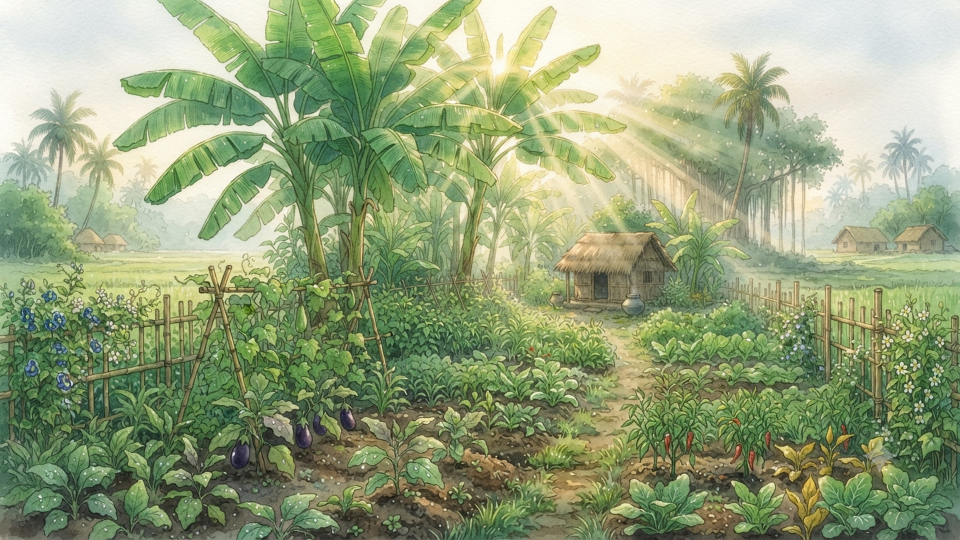
#> input picture 03_Episodes/Episode_05_Tortoise_and_Gentle_Cow/03_Visuals/raw/ep05_bg_banana_grove_cucumber_garden.png, 1920 x 1080 px, found by its file name (shown at 1/2 size); its folder holds only this picture in this run
$ python gemini_preclean.py --dir ../../03_Episodes/Episode_05_Tortoise_and_Gentle_Cow/03_Visuals/raw
#> lines starting #> are read from the running program, lines starting #| are printed output that depends on the picture
#> in main, src is the input picture: PIL image 1920x1080 RGB; mean R, G, B 148.2, 161.7, 123
"""
Pre-clean Gemini-generated images before prepare_episode_plates.py.

Gemini output quirks this fixes (seen on the Episode 6 batch, 2026-11-23):
  1. A small four-point "sparkle" mark near the bottom-right corner -> detected and inpainted.
  2. Painted paper borders / white strips around some plates -> cropped to the painted area.
  3. Cutouts painted on a cream paper panel instead of pure white -> the panel is mapped to #FFFFFF.
  4. A 3x2 props sheet -> sliced into one raw file per prop.

Originals are copied once to  raw_original/  beside raw/ and never touched again; the cleaned files replace
the ones in raw/. Usage:
  py scripts/ghibli_pipeline/gemini_preclean.py --dir remotion_studio/public/images/ghibli_ep06
"""
from __future__ import annotations

import argparse
import shutil
from pathlib import Path

import numpy as np
from PIL import Image
from scipy import ndimage


def remove_sparkle(arr: np.ndarray, vertical: bool = False) -> tuple[np.ndarray, int]:
    """Gemini stamps a small four-point sparkle at a fixed spot near the bottom-right corner
    (centre about 91.2% across, 84.6% down; ~40 px wide at 1376x768). Cover it with paper texture
    cloned from just left of it, blended through a feathered round mask, so no smear is left."""
#> called with vertical = False
    h, w = arr.shape[:2]
#> h = 1080; w = 1920
    cx, cy = int(round(w * 0.9124)), int(round(h * 0.8464))
#> cx = 1752; cy = 914
    r = int(round(31 * w / 1376))
#> r = 43
    dx = -int(round(78 * w / 1376))
#> dx = -109
    yy, xx = np.mgrid[0:h, 0:w]
    d = np.sqrt((xx - cx) ** 2 + (yy - cy) ** 2)
    m = np.clip((r + 8 - d) / 8.0, 0, 1)  # 1 inside r, feathered over 8 px
    if m.sum() == 0:
        return arr, 0
    if vertical:  # clone from just below (when the area to the left is a different surface)
        src = np.roll(arr, -int(round(70 * h / 768)), axis=0)
    else:
        src = np.roll(arr, -dx, axis=1)  # pixel at x takes the value from x + dx (to the left)
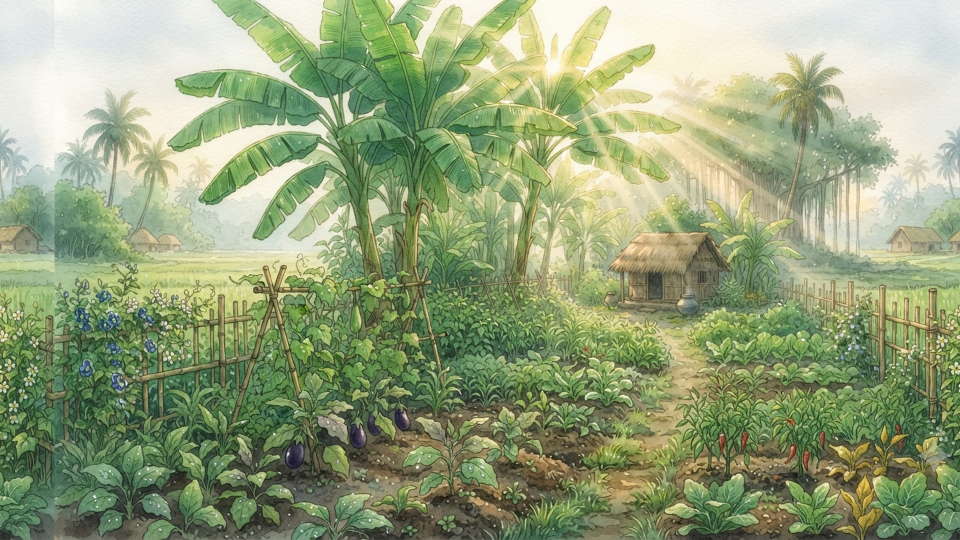
#> src: shape (1080, 1920, 3) (shown at 1/2 size); mean of channels 0, 1, 2 148.2, 161.7, 123; drawn as R, G, B
    out = arr.astype(np.float32) * (1 - m[:, :, None]) + src.astype(np.float32) * m[:, :, None]
    return np.clip(out, 0, 255).astype(np.uint8), int((m > 0.5).sum())


def crop_frac(img: Image.Image, box: tuple[float, float, float, float]) -> Image.Image:
    w, h = img.size
    return img.crop((int(box[0] * w), int(box[1] * h), int(box[2] * w), int(box[3] * h)))


# [48 lines left out: functions cream_to_white, slice_grid, not called in this run]


# Episode 6 batch: what each raw file needs (crop boxes are fractions of width/height)
EP06 = {
    "sky_village_sunset": {"crop": (0.030, 0.045, 0.972, 0.955)},
    "sky_village_late_morning": {"crop": (0.0, 0.0, 1.0, 0.945)},
    "bamboo_clump": {"crop": (0.272, 0.0, 0.728, 1.0), "cream": True},
    "village_lane_back": {"cloneVertical": True},
}
PROPS_SHEET = ("props_sheet_ep06", 3, 2, ["prop_brass_thali", "prop_clay_kolshi", "prop_slate", "prop_rice_sack", "prop_low_stool", "prop_bamboo_basket"])


def main() -> None:
    ap = argparse.ArgumentParser()
    ap.add_argument("--dir", required=True, help="public/images/ghibli_epNN")
    a = ap.parse_args()
    base = Path(a.dir)
    raw, orig = base / "raw", base / "raw_original"
    orig.mkdir(exist_ok=True)
    for p in sorted(raw.glob("*.png")):
        keep = orig / p.name
        if not keep.exists():
            shutil.copy2(p, keep)
        src = Image.open(keep).convert("RGB")
        spec = EP06.get(p.stem, {})
        arr, n = remove_sparkle(np.asarray(src), vertical=bool(spec.get("cloneVertical")))
#> n = 6917
        img = Image.fromarray(arr)
        if "crop" in spec:
            img = crop_frac(img, spec["crop"])
        if spec.get("cream"):
            img = cream_to_white(img)
        img.save(p)
        print(f"{p.name:34s} sparkle_px={n:5d}  size={img.size}")
#| ep05_bg_banana_grove_cucumber_garden.png sparkle_px= 6917  size=(1920, 1080)
    sheet = raw / f"{PROPS_SHEET[0]}.png"
    if sheet.exists():
        slice_grid(Image.open(sheet), PROPS_SHEET[1], PROPS_SHEET[2], PROPS_SHEET[3], raw)
        print("sliced props sheet ->", ", ".join(PROPS_SHEET[3]))


if __name__ == "__main__":
    main()

$ run again, on 03_Episodes/Episode_05_Tortoise_and_Gentle_Cow/03_Visuals/raw/ep05_bg_kachari_courtyard.png
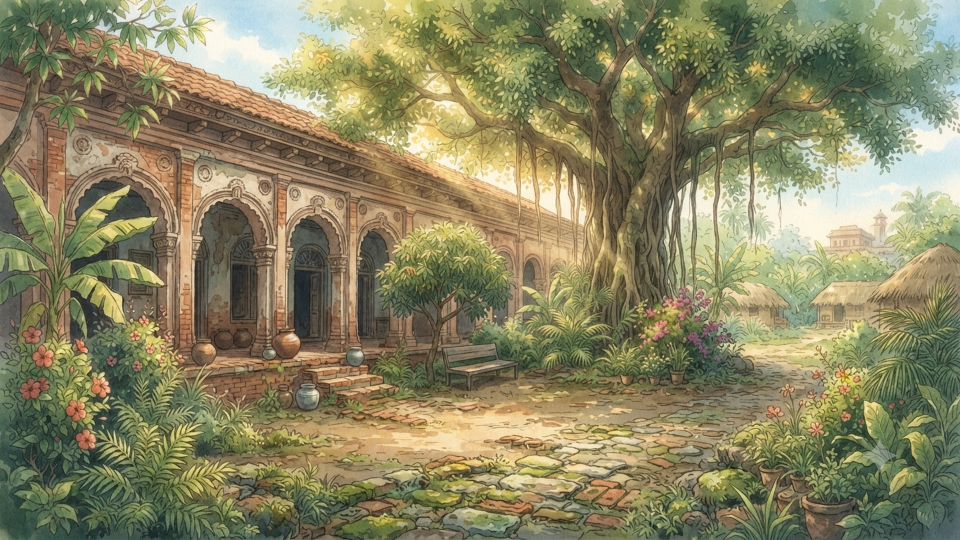
#> input picture 03_Episodes/Episode_05_Tortoise_and_Gentle_Cow/03_Visuals/raw/ep05_bg_kachari_courtyard.png, 1920 x 1080 px, found by its file name (shown at 1/2 size)
#> in main, src is the input picture: PIL image 1920x1080 RGB; mean R, G, B 137.9, 133.3, 98.5
#> in remove_sparkle, `src = np.roll(arr, -dx, axis=1)`:
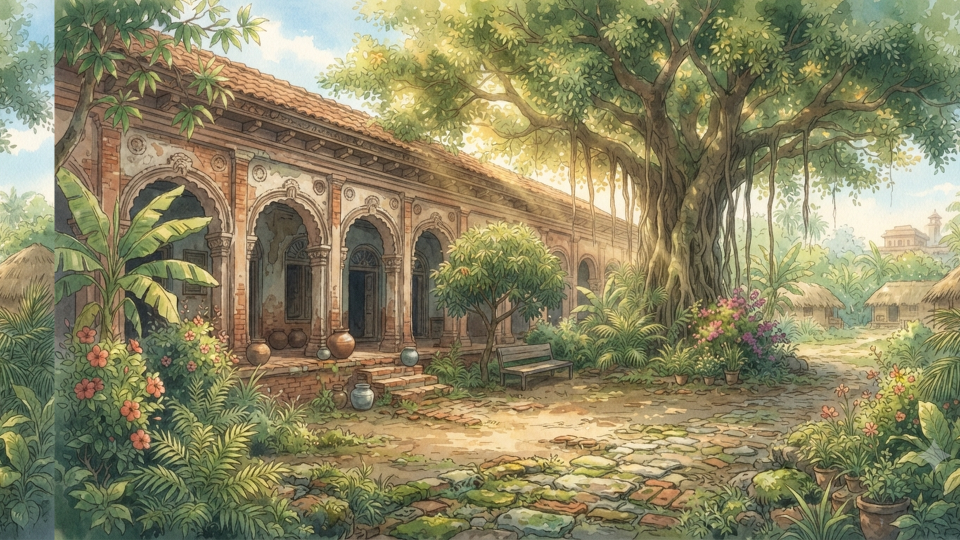
#> src: shape (1080, 1920, 3) (shown at 1/2 size); mean of channels 0, 1, 2 137.9, 133.3, 98.5; drawn as R, G, B
#> n = 6917
#| ep05_bg_kachari_courtyard.png      sparkle_px= 6917  size=(1920, 1080)
